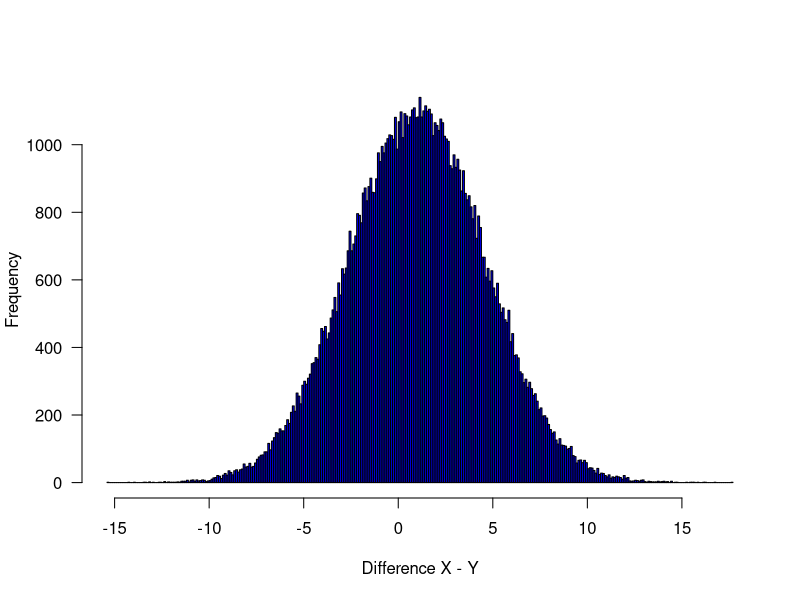

The R source for this figure:
print('file: SolutionNormalRNdiffHist.R')
# difference of two samples from normal distributions follow a normal distribution
#     My guess: mu_diff = mu1-mu2; sigma^2_diff = sigma1^2 + sigma2^2
#     Method: Monte Carlo
M = 1e5   # number of Monte Carlo runs
mu1 = 2; mu2 = 1; sigma1 = 2; sigma2 = 3;
set.seed(1953) # set seed for random number generators
d = rnorm(M,mu1,sigma1) - rnorm(M,mu2,sigma2)
# png('diffNormal160106.png',width=16,height=12,units='cm',res=300)
hist(d,300,col='blue',xlab='Difference X - Y',main='',las=1)
# dev.off()
# ---------------------------------------------------------------------------
mudguess = mu1-mu2; print(c(mudguess,'mean difference (guess)'))          # 1
mudEst = mean(d); print(c(round(mudEst,4),'mean difference (estimated)')) # 0.9988381 for M=100000
vardguess = sigma1^2+sigma2^2; print(c(vardguess,'variance of difference (guess)'))   # 13 
vardEst = var(d); print(c(round(vardEst,4),'variance of difference (estimated)'))     # 13.0487